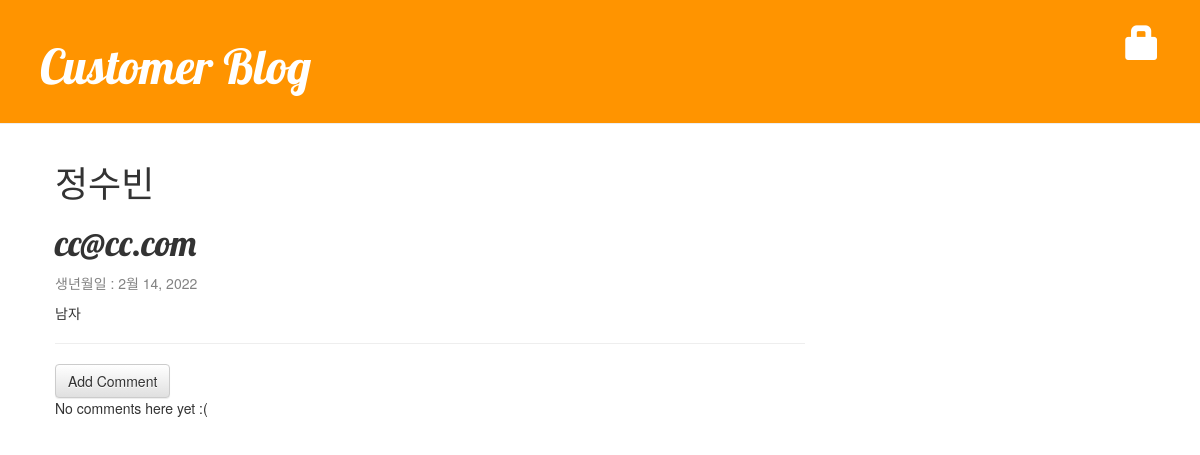
/customer/3/, run on an earlier commit of the app's database.
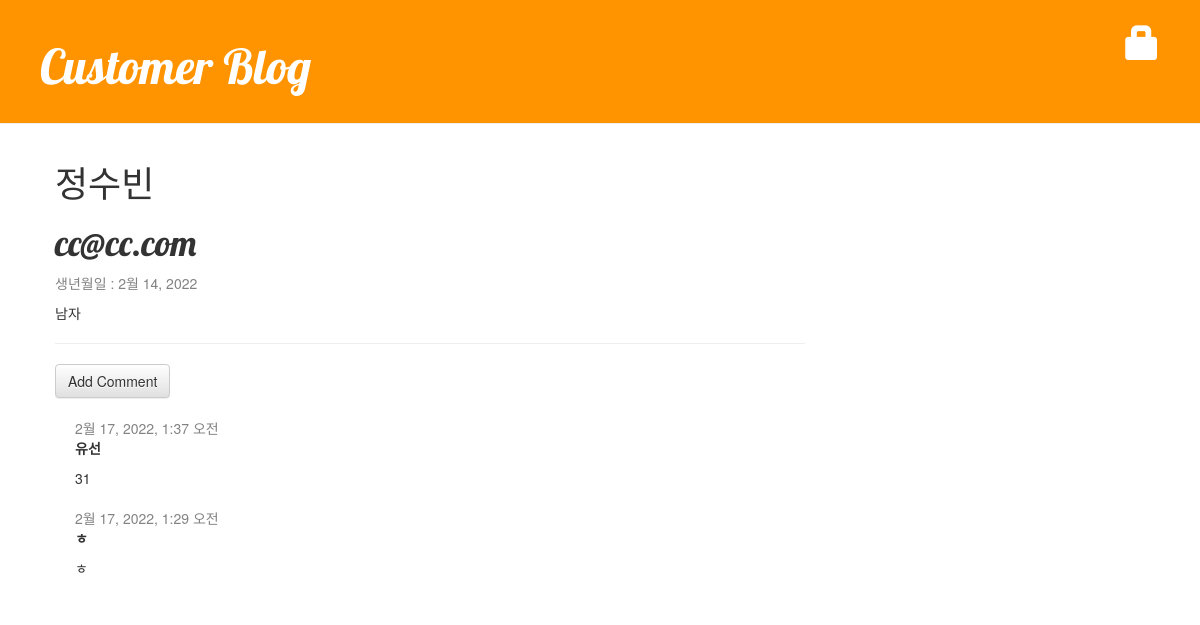
And on a later commit of the database.
### customer/models.py (models this page shows, shortened)
class Comment(models.Model):
    post = models.ForeignKey('customer.Customer', on_delete=models.CASCADE, related_name='comments')
    author = models.CharField(max_length=100)
    created_date = models.DateTimeField(default=timezone.now)
    text = models.TextField()
    approved_comment = models.BooleanField(default=False)

### customer/views.py (the view)
# urls.py: path('customer/<int:pk>/', views.customer_detail, name='customer_detail'),
def customer_detail(request, pk):
    cu = get_object_or_404(Customer, pk=pk)
    return render(request, 'customer/customer_detail.html', {'cus': cu})

### customer/templates/customer/customer_detail.html (shortened to what this page needs)
{% extends 'customer/base.html' %}
{% block content %}
       <div class="customer">
            <h1>{{ cus.name }} </h1>
            <h1>{{ cus.email }} </h1>
             <div class="date">
                <p> 생년월일 : {{cus.birthdate}}</p>
            </div>
            {% if cus.gender is True %}
                <p>남자</p>
            {% else %}
                <p>여자</p>
            {% endif %}
        </div>
    <hr>
    <a class="btn btn-default" href="{% url 'add_comment_to_customer' pk=cus.pk %}"> Add Comment </a>
    {% for comment in cus.comments.all %}
        {% if user.is_authenticated or comment.approved_comment %}
        <div class="comment">
            <div class="date">
                {{ comment.created_date }}
            </div>
            <strong>{{ comment.author }}</strong>
            <p>{{ comment.text|linebreaks }}</p>
        </div>
        {% endif %}
    {% empty %}
        <p>No comments here yet :(</p>
    {% endfor %}
{% endblock %}

What changed in the data, as far as the page shows it:
added Comment: created_date "2월 17, 2022, 1:37 오전", author "유선", text "31"
added Comment: created_date "2월 17, 2022, 1:29 오전", author "ㅎ", text "ㅎ"
Also different on the page:
text no longer shown: "No comments here yet :("
